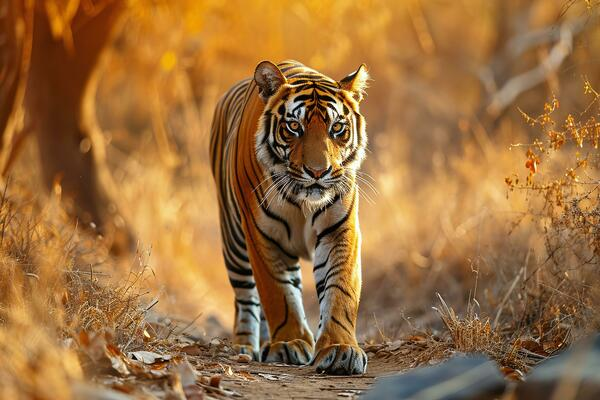
#> input picture Sample1.png, 600 x 400 px
$ jupyter execute compressor.ipynb
#> lines starting #> are read from the running program, lines starting #| are printed output that depends on the picture
[cell 1]
import numpy as np
from PIL import Image
from scipy.fftpack import dct, idct
import pickle

class CustomJPEGEncoder:
    def __init__(self, quality=50):
        self.quality = quality
        # Standard quantization matrices for luminance and chrominance
        self._lumQuant = np.array([
            [16, 11, 10, 16, 24, 40, 51, 61],
            [12, 12, 14, 19, 26, 58, 60, 55],
            [14, 13, 16, 24, 40, 57, 69, 56],
            [14, 17, 22, 29, 51, 87, 80, 62],
            [18, 22, 37, 56, 68, 109, 103, 77],
            [24, 35, 55, 64, 81, 104, 113, 92],
            [49, 64, 78, 87, 103, 121, 120, 101],
            [72, 92, 95, 98, 112, 100, 103, 99]
        ])
        self._chrQuant = np.array([
            [17, 18, 24, 47, 99, 99, 99, 99],
            [18, 21, 26, 66, 99, 99, 99, 99],
            [24, 26, 56, 99, 99, 99, 99, 99],
            [47, 66, 99, 99, 99, 99, 99, 99],
            [99, 99, 99, 99, 99, 99, 99, 99],
            [99, 99, 99, 99, 99, 99, 99, 99],
            [99, 99, 99, 99, 99, 99, 99, 99],
            [99, 99, 99, 99, 99, 99, 99, 99]
        ])
        self._Qlum = self._scaleMatrix(self._lumQuant, quality)
        self._Qchr = self._scaleMatrix(self._chrQuant, quality)
        self._zigzagMap = self._computeZigzag(8)

    def _scaleMatrix(self, mat, q):
        if q < 50:
            factor = 5000 / q
        else:
            factor = 200 - 2 * q
        scaled = np.floor((mat * factor + 50) / 100)
        scaled[scaled == 0] = 1
        return scaled

    def _computeZigzag(self, n):
#> called with n = 8
        indices = np.empty((n*n, 2), dtype=int)
        idx = 0
        for s in range(0, 2 * n - 1):
            if s % 2 == 0:
                x = min(s, n - 1)
                y = s - x
                while x >= 0 and y < n:
                    indices[idx] = [x, y]
                    idx += 1
                    x -= 1
                    y += 1
            else:
                y = min(s, n - 1)
                x = s - y
                while y >= 0 and x < n:
                    indices[idx] = [x, y]
                    idx += 1
                    x += 1
                    y -= 1
#> in compress, img is the input picture: PIL image 600x400 RGB; mean R, G, B 155.5, 111.3, 62.4
        return indices

    def _rgb2ycbcr(self, img):
        im = img.astype(np.float32)
        Y  = 0.299 * im[:, :, 0] + 0.587 * im[:, :, 1] + 0.114 * im[:, :, 2]
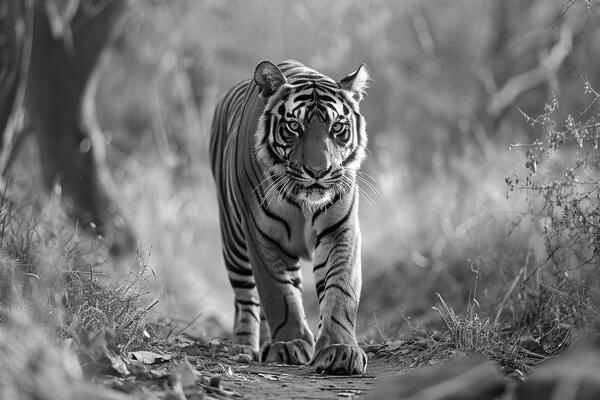
#> Y: shape (400, 600) float32; min 0, max 254.4, mean 118.9
        Cb = -0.168736 * im[:, :, 0] - 0.331264 * im[:, :, 1] + 0.5 * im[:, :, 2] + 128
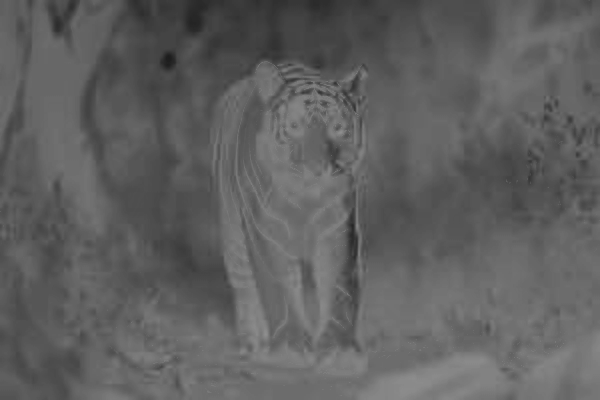
#> Cb: shape (400, 600) float32; min 29.53, max 143.4, mean 96.1
        Cr = 0.5 * im[:, :, 0] - 0.418688 * im[:, :, 1] - 0.081312 * im[:, :, 2] + 128
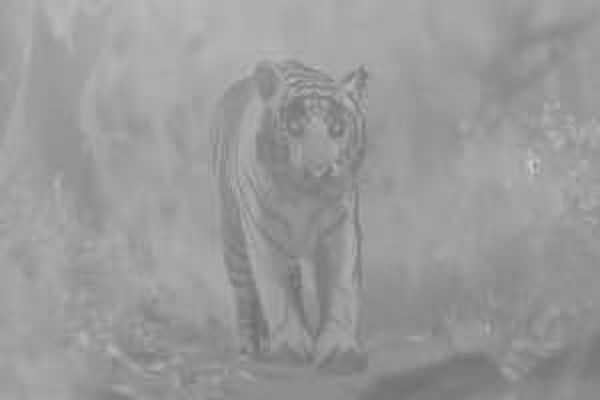
#> Cr: shape (400, 600) float32; min 107.9, max 201.1, mean 154.1
        return Y, Cb, Cr

    def _downsample(self, channel):
        return channel[::2, ::2]

    def _splitIntoBlocks(self, channel, blockSize=8):
#> called with blockSize = 8
        h, w = channel.shape
#> h = 400; w = 600
        pad_h = (blockSize - h % blockSize) % blockSize
#> pad_h = 0
        pad_w = (blockSize - w % blockSize) % blockSize
#> pad_w = 0
        padded = np.pad(channel, ((0, pad_h), (0, pad_w)), mode='constant', constant_values=0)
        blocks = []
        for i in range(0, padded.shape[0], blockSize):
            for j in range(0, padded.shape[1], blockSize):
                blocks.append(padded[i:i+blockSize, j:j+blockSize])
#> after the loop, blocks = 3750 items
        return blocks, padded.shape

    def _applyDCT(self, block):
        shifted = block - 128
        return dct(dct(shifted.T, norm='ortho').T, norm='ortho')

    def _doQuantization(self, dctBlock, quantMat):
        return np.round(dctBlock / quantMat).astype(np.int32)

    def _zigzagScan(self, block):
        return np.array([block[i, j] for i, j in self._zigzagMap])

    def _runLengthEncode(self, array):
        encoded = []
        count = 0
        for num in array:
            if num == 0:
                count += 1
            else:
                encoded.append((count, num))
                count = 0
        encoded.append((0, 0))  # End marker
        return encoded

    def compress(self, imagePath, outFile="compressed.bin"):
        img = Image.open(imagePath).convert("RGB")
        imArr = np.array(img)
        Y, Cb, Cr = self._rgb2ycbcr(imArr)
        Cb = self._downsample(Cb)
        Cr = self._downsample(Cr)

        # Break each channel into blocks
        YBlocks, YShape = self._splitIntoBlocks(Y)
#> YBlocks = 3750 items; YShape = (400, 600)
        CbBlocks, CbShape = self._splitIntoBlocks(Cb)
#> call 2 of _splitIntoBlocks, with blockSize = 8
#> in _splitIntoBlocks (call 2), `padded = np.pad(channel, ((0, pad_h), (0, pad_w)), mode='constant', co..`:
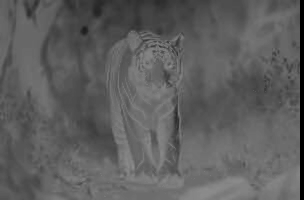
#> padded: shape (200, 304) float32; min 0, max 143.4, mean 94.8
#> after the loop in _splitIntoBlocks (call 2), `for i in range(0, padded.shape[0], blockSize):`: blocks = 950 items
#> CbBlocks = 950 items; CbShape = (200, 304)
        CrBlocks, CrShape = self._splitIntoBlocks(Cr)
#> CrBlocks = 950 items; CrShape = (200, 304)

        # Process blocks for each channel
        encodeChannel = lambda blocks, Q: [
            self._runLengthEncode(self._zigzagScan(self._doQuantization(self._applyDCT(b), Q)))
            for b in blocks
        ]
        encodedY = encodeChannel(YBlocks, self._Qlum)
#> encodedY = 3750 items
        encodedCb = encodeChannel(CbBlocks, self._Qchr)
#> encodedCb = 950 items
        encodedCr = encodeChannel(CrBlocks, self._Qchr)
#> encodedCr = 950 items

        payload = {
            'Y': encodedY,
            'Cb': encodedCb,
            'Cr': encodedCr,
            'Y_shape': YShape,
            'Cb_shape': CbShape,
            'Cr_shape': CrShape,
            'orig_shape': imArr.shape,
            'quality': self.quality
        }
        with open(outFile, "wb") as fp:
            pickle.dump(payload, fp)
        print("Compression complete. Data written to", outFile)

def main():
    encoder = CustomJPEGEncoder(quality=50)
    encoder.compress("Sample1.png", "compressed.bin") #TODO Change file name

if __name__ == "__main__":
    main()
